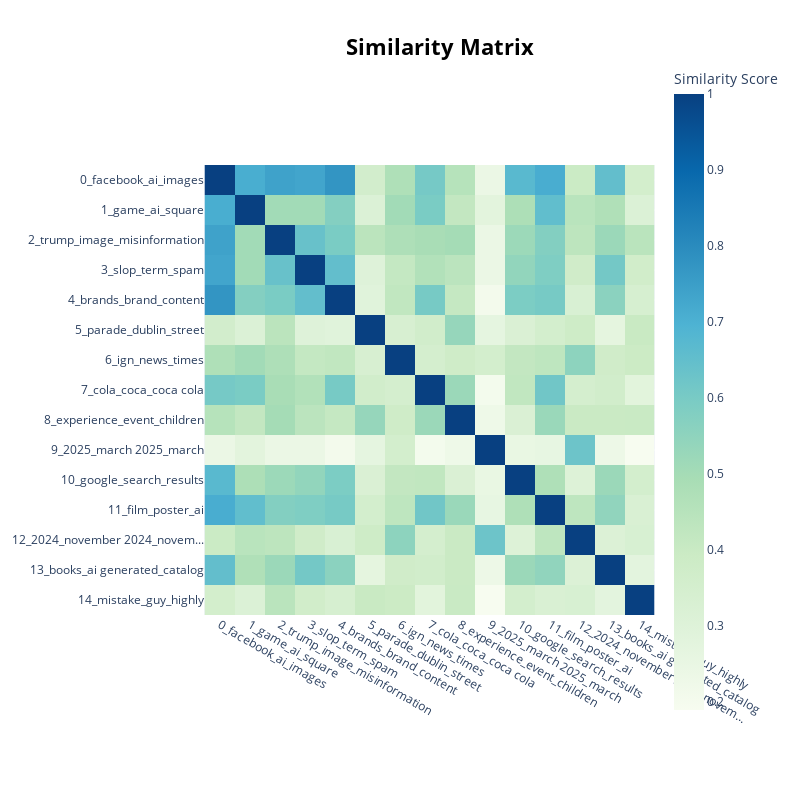

The cell this chart's notebook holds for it:
### Code cell
topic_model.visualize_heatmap()

### Figure 1 — Plotly figure (JSON) as saved in the notebook; plotly's stock layout.template omitted (floating-point values rounded to 4 significant figures; data arrays with more than 128 entries replaced by an {"elided": "..."} marker saying what was removed)
{"data": [{"coloraxis": "coloraxis", "hovertemplate": "x: %{x}<br>y: %{y}<br>Similarity Score: %{z}<extra></extra>", "name": "0", "type": "heatmap", "x": ["0_facebook_ai_images", "1_game_ai_square", "2_trump_image_misinformation", "3_slop_term_spam", "4_brands_brand_content", "5_parade_dublin_street", "6_ign_news_times", "7_cola_coca_coca cola", "8_experience_event_children", "9_2025_march 2025_march", "10_google_search_results", "11_film_poster_ai", "12_2024_november 2024_novem...", "13_books_ai generated_catalog", "14_mistake_guy_highly"], "xaxis": "x", "y": ["0_facebook_ai_images", "1_game_ai_square", "2_trump_image_misinformation", "3_slop_term_spam", "4_brands_brand_content", "5_parade_dublin_street", "6_ign_news_times", "7_cola_coca_coca cola", "8_experience_event_children", "9_2025_march 2025_march", "10_google_search_results", "11_film_poster_ai", "12_2024_november 2024_novem...", "13_books_ai generated_catalog", "14_mistake_guy_highly"], "yaxis": "y", "z": {"elided": "15x15 float values"}}], "layout": {"coloraxis": {"colorbar": {"title": {"text": "Similarity Score"}}, "colorscale": [[0, "rgb(247,252,240)"], [0.125, "rgb(224,243,219)"], [0.25, "rgb(204,235,197)"], [0.375, "rgb(168,221,181)"], [0.5, "rgb(123,204,196)"], [0.625, "rgb(78,179,211)"], [0.75, "rgb(43,140,190)"], [0.875, "rgb(8,104,172)"], [1, "rgb(8,64,129)"]]}, "height": 800, "hoverlabel": {"bgcolor": "white", "font": {"family": "Rockwell", "size": 16}}, "legend": {"title": {"text": "Trend"}}, "margin": {"t": 60}, "showlegend": true, "title": {"font": {"color": "Black", "size": 22}, "text": "<b>Similarity Matrix</b>", "x": 0.55, "xanchor": "center", "y": 0.95, "yanchor": "top"}, "width": 800, "xaxis": {"anchor": "y", "constrain": "domain", "domain": [0, 1], "scaleanchor": "y"}, "yaxis": {"anchor": "x", "autorange": "reversed", "constrain": "domain", "domain": [0, 1]}}}
